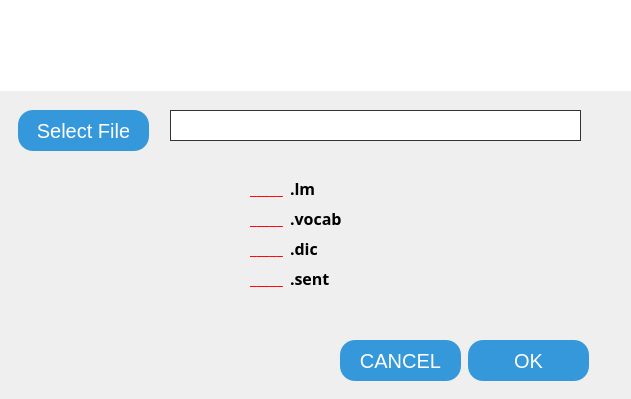
<?xml version="1.0" encoding="UTF-8"?>
<ui version="4.0">
 <class>upload_commands</class>
 <widget class="QDialog" name="upload_commands">
  <property name="geometry">
   <rect>
    <x>0</x>
    <y>0</y>
    <width>631</width>
    <height>399</height>
   </rect>
  </property>
  <property name="windowTitle">
   <string>Dialog</string>
  </property>
  <widget class="QPlainTextEdit" name="filepath">
   <property name="geometry">
    <rect>
     <x>170</x>
     <y>110</y>
     <width>411</width>
     <height>31</height>
    </rect>
   </property>
   <property name="focusPolicy">
    <enum>Qt::NoFocus</enum>
   </property>
   <property name="styleSheet">
    <string notr="true">border-radius:20px;
border:1px solid #333;</string>
   </property>
  </widget>
  <widget class="QLabel" name="label">
   <property name="geometry">
    <rect>
     <x>290</x>
     <y>180</y>
     <width>81</width>
     <height>17</height>
    </rect>
   </property>
   <property name="font">
    <font>
     <family>Courier 10 Pitch</family>
     <pointsize>12</pointsize>
     <weight>75</weight>
     <bold>true</bold>
    </font>
   </property>
   <property name="text">
    <string>.lm</string>
   </property>
  </widget>
  <widget class="QLabel" name="label_2">
   <property name="geometry">
    <rect>
     <x>290</x>
     <y>210</y>
     <width>81</width>
     <height>17</height>
    </rect>
   </property>
   <property name="font">
    <font>
     <family>Courier 10 Pitch</family>
     <pointsize>12</pointsize>
     <weight>75</weight>
     <bold>true</bold>
    </font>
   </property>
   <property name="text">
    <string>.vocab</string>
   </property>
  </widget>
  <widget class="QLabel" name="vocab_file">
   <property name="geometry">
    <rect>
     <x>250</x>
     <y>210</y>
     <width>67</width>
     <height>17</height>
    </rect>
   </property>
   <property name="font">
    <font>
     <family>Courier 10 Pitch</family>
     <pointsize>12</pointsize>
     <weight>75</weight>
     <bold>true</bold>
    </font>
   </property>
   <property name="styleSheet">
    <string notr="true">color:red;
background:transparent;</string>
   </property>
   <property name="text">
    <string>_____</string>
   </property>
  </widget>
  <widget class="QLabel" name="label_3">
   <property name="geometry">
    <rect>
     <x>290</x>
     <y>240</y>
     <width>81</width>
     <height>17</height>
    </rect>
   </property>
   <property name="font">
    <font>
     <family>Courier 10 Pitch</family>
     <pointsize>12</pointsize>
     <weight>75</weight>
     <bold>true</bold>
    </font>
   </property>
   <property name="text">
    <string>.dic</string>
   </property>
  </widget>
  <widget class="QPushButton" name="pushButton_3">
   <property name="geometry">
    <rect>
     <x>18</x>
     <y>110</y>
     <width>131</width>
     <height>41</height>
    </rect>
   </property>
   <property name="focusPolicy">
    <enum>Qt::NoFocus</enum>
   </property>
   <property name="styleSheet">
    <string notr="true">#pushButton_3 {
  background: #3498db;
  background-image: -webkit-linear-gradient(top, #3498db, #2980b9);
  background-image: -moz-linear-gradient(top, #3498db, #2980b9);
  background-image: -ms-linear-gradient(top, #3498db, #2980b9);
  background-image: -o-linear-gradient(top, #3498db, #2980b9);
  background-image: linear-gradient(to bottom, #3498db, #2980b9);
  -webkit-border-radius: 28;
  -moz-border-radius: 28;
  border-radius: 15px;
  font-family: Arial;
  color: #ffffff;
  font-size: 20px;
  padding: 10px 20px 10px 20px;
  text-decoration: none;
}

#pushButton_3:hover {
  background: #3cb0fd;
  background-image: -webkit-linear-gradient(top, #3cb0fd, #3498db);
  background-image: -moz-linear-gradient(top, #3cb0fd, #3498db);
  background-image: -ms-linear-gradient(top, #3cb0fd, #3498db);
  background-image: -o-linear-gradient(top, #3cb0fd, #3498db);
  background-image: linear-gradient(to bottom, #3cb0fd, #3498db);
  text-decoration: none;
}
</string>
   </property>
   <property name="text">
    <string>Select File</string>
   </property>
  </widget>
  <widget class="QLabel" name="label_4">
   <property name="geometry">
    <rect>
     <x>290</x>
     <y>270</y>
     <width>81</width>
     <height>17</height>
    </rect>
   </property>
   <property name="font">
    <font>
     <family>Courier 10 Pitch</family>
     <pointsize>12</pointsize>
     <weight>75</weight>
     <bold>true</bold>
    </font>
   </property>
   <property name="text">
    <string>.sent</string>
   </property>
  </widget>
  <widget class="QPushButton" name="btn_cancel">
   <property name="geometry">
    <rect>
     <x>340</x>
     <y>340</y>
     <width>121</width>
     <height>41</height>
    </rect>
   </property>
   <property name="focusPolicy">
    <enum>Qt::NoFocus</enum>
   </property>
   <property name="styleSheet">
    <string notr="true">#btn_cancel {
  background: #3498db;
  background-image: -webkit-linear-gradient(top, #3498db, #2980b9);
  background-image: -moz-linear-gradient(top, #3498db, #2980b9);
  background-image: -ms-linear-gradient(top, #3498db, #2980b9);
  background-image: -o-linear-gradient(top, #3498db, #2980b9);
  background-image: linear-gradient(to bottom, #3498db, #2980b9);
  -webkit-border-radius: 28;
  -moz-border-radius: 28;
  border-radius: 15px;
  font-family: Arial;
  color: #ffffff;
  font-size: 20px;
  padding: 10px 20px 10px 20px;
  text-decoration: none;
}

#btn_cancel:hover {
  background: #3cb0fd;
  background-image: -webkit-linear-gradient(top, #3cb0fd, #3498db);
  background-image: -moz-linear-gradient(top, #3cb0fd, #3498db);
  background-image: -ms-linear-gradient(top, #3cb0fd, #3498db);
  background-image: -o-linear-gradient(top, #3cb0fd, #3498db);
  background-image: linear-gradient(to bottom, #3cb0fd, #3498db);
  text-decoration: none;
}</string>
   </property>
   <property name="text">
    <string>CANCEL</string>
   </property>
  </widget>
  <widget class="QLabel" name="dic_file">
   <property name="geometry">
    <rect>
     <x>250</x>
     <y>240</y>
     <width>67</width>
     <height>17</height>
    </rect>
   </property>
   <property name="font">
    <font>
     <family>Courier 10 Pitch</family>
     <pointsize>12</pointsize>
     <weight>75</weight>
     <bold>true</bold>
    </font>
   </property>
   <property name="styleSheet">
    <string notr="true">color:red;
background:transparent;</string>
   </property>
   <property name="text">
    <string>_____</string>
   </property>
  </widget>
  <widget class="QLabel" name="lm_file">
   <property name="geometry">
    <rect>
     <x>250</x>
     <y>180</y>
     <width>67</width>
     <height>17</height>
    </rect>
   </property>
   <property name="font">
    <font>
     <family>Courier 10 Pitch</family>
     <pointsize>12</pointsize>
     <weight>75</weight>
     <bold>true</bold>
    </font>
   </property>
   <property name="styleSheet">
    <string notr="true">color:red;
background:transparent;
</string>
   </property>
   <property name="text">
    <string>_____</string>
   </property>
  </widget>
  <widget class="QGraphicsView" name="graphicsView">
   <property name="geometry">
    <rect>
     <x>0</x>
     <y>0</y>
     <width>631</width>
     <height>91</height>
    </rect>
   </property>
   <property name="styleSheet">
    <string notr="true">border: none;
background: qlineargradient(x1: 0, y1: 0, x2: 0, y2: 1,
stop: 0 #a6a6a6, stop: 0.08 #7f7f7f,
stop: 0.39999 #717171, stop: 0.4 #626262,
stop: 0.9 #4c4c4c, stop: 1 #333333);</string>
   </property>
  </widget>
  <widget class="QPushButton" name="btn_ok">
   <property name="geometry">
    <rect>
     <x>468</x>
     <y>340</y>
     <width>121</width>
     <height>41</height>
    </rect>
   </property>
   <property name="focusPolicy">
    <enum>Qt::NoFocus</enum>
   </property>
   <property name="styleSheet">
    <string notr="true">#btn_ok{
  background: #3498db;
  background-image: -webkit-linear-gradient(top, #3498db, #2980b9);
  background-image: -moz-linear-gradient(top, #3498db, #2980b9);
  background-image: -ms-linear-gradient(top, #3498db, #2980b9);
  background-image: -o-linear-gradient(top, #3498db, #2980b9);
  background-image: linear-gradient(to bottom, #3498db, #2980b9);
  -webkit-border-radius: 28;
  -moz-border-radius: 28;
  border-radius: 15px;
  font-family: Arial;
  color: #ffffff;
  font-size: 20px;
  padding: 10px 20px 10px 20px;
  text-decoration: none;
}

#btn_ok:hover {
  background: #3cb0fd;
  background-image: -webkit-linear-gradient(top, #3cb0fd, #3498db);
  background-image: -moz-linear-gradient(top, #3cb0fd, #3498db);
  background-image: -ms-linear-gradient(top, #3cb0fd, #3498db);
  background-image: -o-linear-gradient(top, #3cb0fd, #3498db);
  background-image: linear-gradient(to bottom, #3cb0fd, #3498db);
  text-decoration: none;
}</string>
   </property>
   <property name="text">
    <string>OK</string>
   </property>
  </widget>
  <widget class="QLabel" name="sent_file">
   <property name="geometry">
    <rect>
     <x>250</x>
     <y>270</y>
     <width>67</width>
     <height>17</height>
    </rect>
   </property>
   <property name="font">
    <font>
     <family>Courier 10 Pitch</family>
     <pointsize>12</pointsize>
     <weight>75</weight>
     <bold>true</bold>
    </font>
   </property>
   <property name="styleSheet">
    <string notr="true">color:red;
background:transparent;</string>
   </property>
   <property name="text">
    <string>_____</string>
   </property>
  </widget>
  <widget class="QLabel" name="label_5">
   <property name="geometry">
    <rect>
     <x>20</x>
     <y>20</y>
     <width>311</width>
     <height>41</height>
    </rect>
   </property>
   <property name="font">
    <font>
     <family>FreeSerif</family>
     <pointsize>28</pointsize>
     <weight>75</weight>
     <bold>true</bold>
    </font>
   </property>
   <property name="styleSheet">
    <string notr="true">color:white;
background:transparent;</string>
   </property>
   <property name="text">
    <string>Modify Commands</string>
   </property>
  </widget>
 </widget>
 <resources/>
 <connections/>
</ui>
